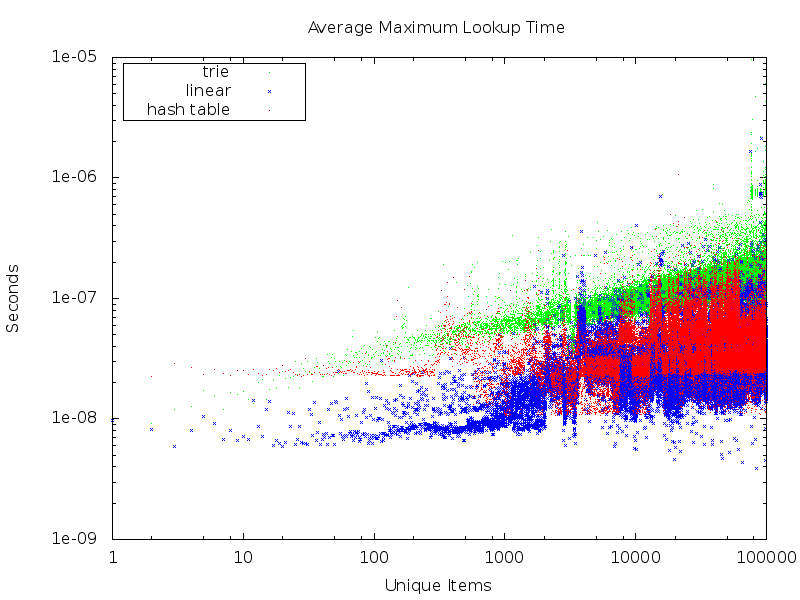

Source code (gnuplot):
set key left box
set title "Average Maximum Lookup Time"
set xlabel "Unique Items"
set ylabel "Seconds"
#set xrange [1:100000]
#set yrange [0.0000001:0.000001]
set logscale y 10
set logscale x 10
set terminal png size 800, 600
set output "lookup-maxtime.png"
plot "./lookup-std-set-maxtime-1024-30.dat" ps 0.1 lc rgb "green" title "trie", "./lookup-linear-maxtime-1024-30.dat" ps 0.2 lc rgb "blue" title "linear", "./lookup-std-unordered_set-maxtime-1024-30.dat" ps 0.01 lc rgb "red" title "hash table"